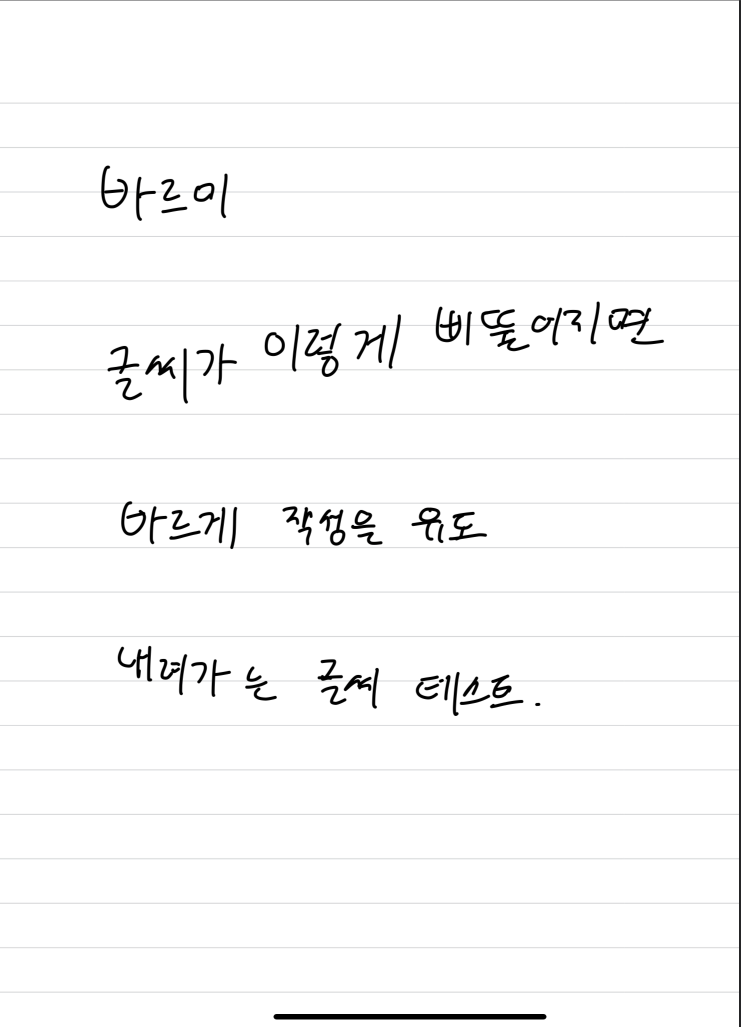
#> input picture sample/badwriting.jpeg, 1481 x 2054 px (shown at 1/2 size)
$ python -i imgproc.py   (imports and definitions only)
#> lines starting #> are read from the running program, lines starting #| are printed output that depends on the picture
#> further down, picture is the input picture: shape (2054, 1481, 3); mean B, G, R 249.5, 249.5, 249.5
"""
Copyright (c) 2019-present NAVER Corp.
MIT License
"""

# -*- coding: utf-8 -*-
import numpy as np
from skimage import io
import cv2

# [67 lines left out: functions loadImage, normalizeMeanVariance, denormalizeMeanVariance, resize_aspect_ratio, cvt2HeatmapImg, divideImage, not called in this run]

def extractFeatures(image):
    # 간단한 예시: 이미지에서 간단한 특징 추출 (여기서는 더 복잡한 특징 추출 방법을 적용할 수 있음)
    gray = cv2.cvtColor(image, cv2.COLOR_BGR2GRAY)
    edges = cv2.Canny(gray, 100, 200)
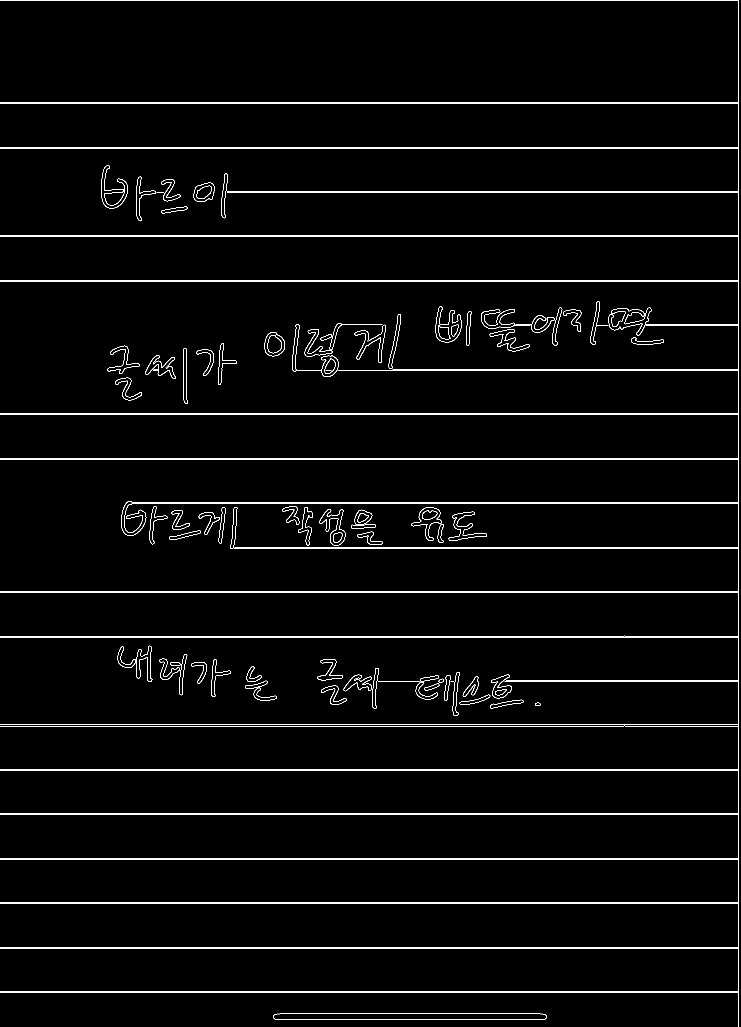
#> edges: shape (2054, 1481) (shown at 1/2 size); 2.4% white in thin lines or dots
    features = np.histogram(edges, bins=30)[0]
#> features = 30 values, max 2967742 at index 0, min 0 at index 1, mean 101399.1
    return features

# [4 lines left out: function compareFeatures, not called in this run]


# [29 lines of commented-out code are left out]

>>> import cv2
>>> picture = cv2.imread('sample/badwriting.jpeg')
>>> result = extractFeatures(picture)
#> result has the same summary as features in extractFeatures

$ run again, on sample/poorWritingSample.jpg
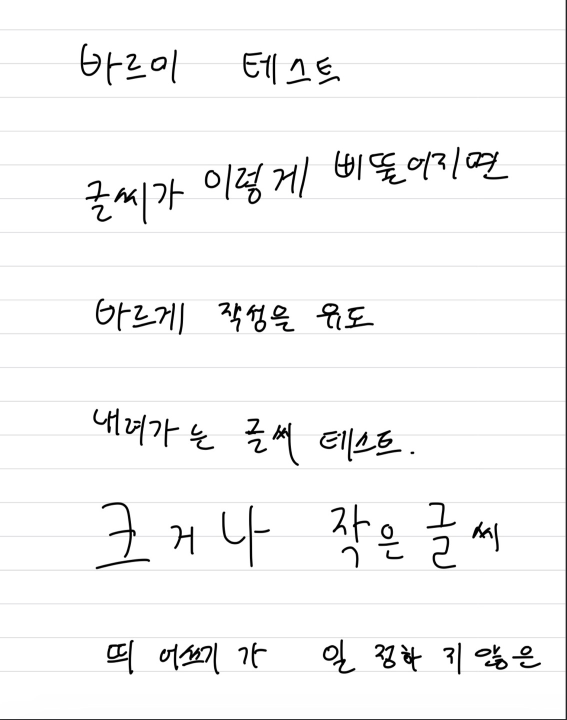
#> input picture sample/poorWritingSample.jpg, 1134 x 1440 px (shown at 1/2 size)
#> picture is the input picture: shape (1440, 1134, 3); mean B, G, R 246.6, 246.6, 246.6
#> in extractFeatures, `edges = cv2.Canny(gray, 100, 200)`:
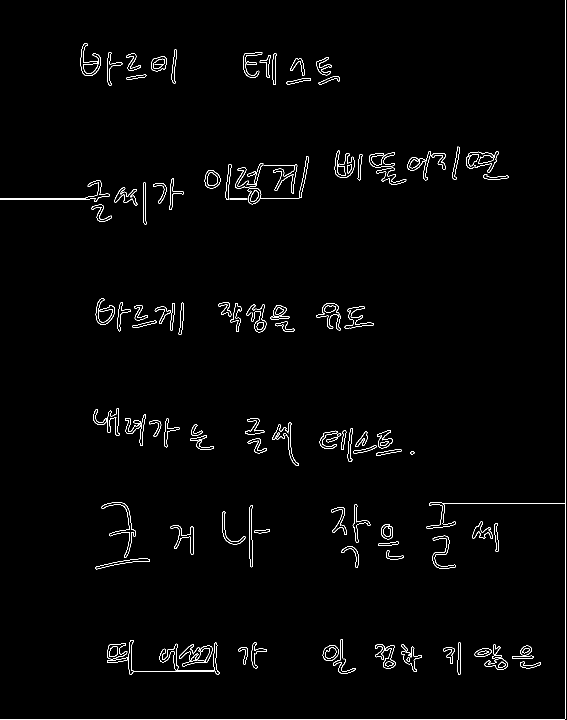
#> edges: shape (1440, 1134) (shown at 1/2 size); 1.5% white in thin lines or dots
#> features = 30 values, max 1609164 at index 0, min 0 at index 1, mean 54432
#> result has the same summary as features in extractFeatures
